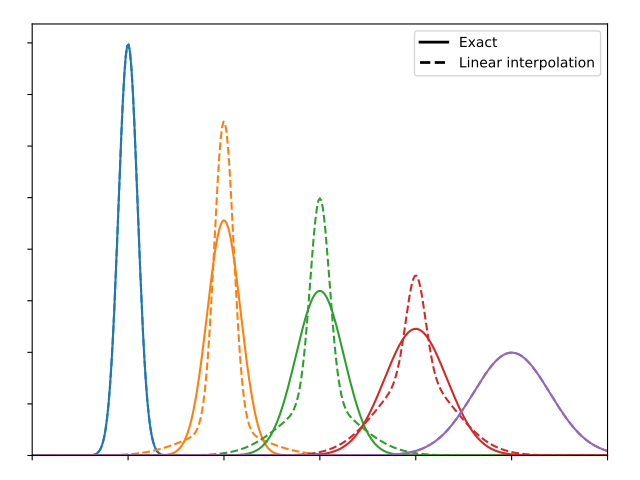

Source code (Python):
import numpy as np
from scipy.optimize import curve_fit
import matplotlib.pyplot as plt
from matplotlib.lines import Line2D

def gaussian(x, sigma=2, center=0):
    g = np.exp(-0.5 * ((x - center) / sigma)**2) / (sigma * np.sqrt(2 * np.pi))
    return g

margin = 0.05

def plot_linear_interp():
    """Plot linearly-interpolated Gaussians with wide sigma range"""

    g1_center = 0
    g2_center = 40
    sigma_max = 4
    sigma_min = 1

    x = np.linspace(-10, 50, 401)

    fig, ax = plt.subplots()
    for sigma, color in zip(np.linspace(sigma_min, sigma_max, 5),
                            ['C0', 'C1', 'C2', 'C3', 'C4']):
        center = (g1_center
                  + ((sigma - sigma_min)
                     * (g2_center - g1_center) / (sigma_max - sigma_min)))
        ax.plot(x, gaussian(x, sigma=sigma, center=center), c=color)

        low_ref = gaussian(x, sigma=sigma_min, center=center)
        high_ref = gaussian(x, sigma=sigma_max, center=center)
        mix = (sigma - sigma_min) / (sigma_max - sigma_min)
        ax.plot(x, (1 - mix) * low_ref + mix * high_ref,
                c=color, linestyle='--')

    ax.set_xlim([-10, 50])
    ax.set_ylim([0, None])
    ax.tick_params(labelbottom=False, labelleft=False)

    custom_lines = [Line2D([0], [0], color='k', linestyle='-', lw=2),
                    Line2D([0], [0], color='k', linestyle='--', lw=2)]

    ax.legend(custom_lines, ['Exact', 'Linear interpolation'])
    fig.subplots_adjust(left=margin, bottom=margin,
                        right=(1 - margin), top=(1 - margin))

plot_linear_interp()
